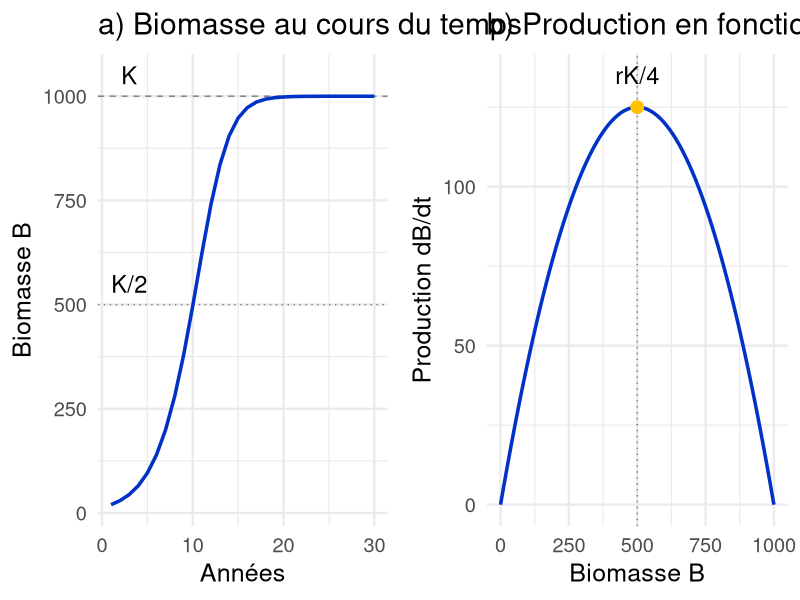
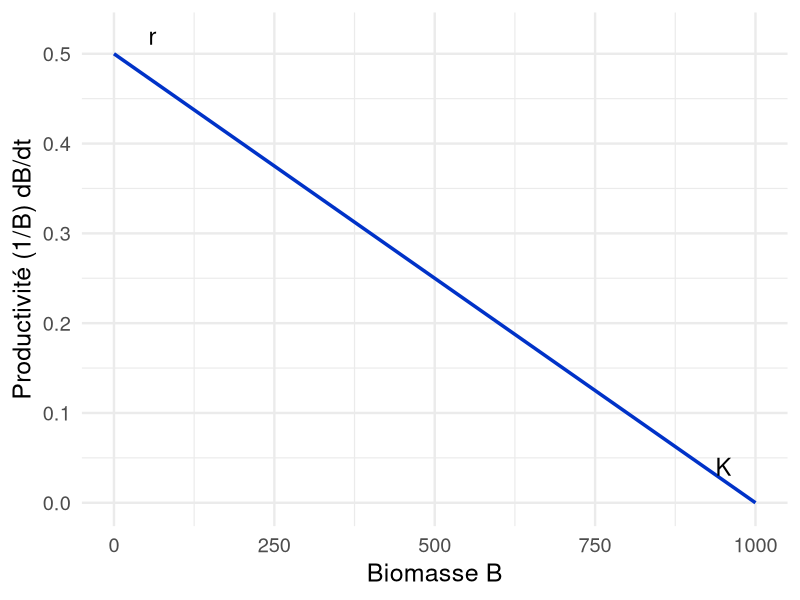
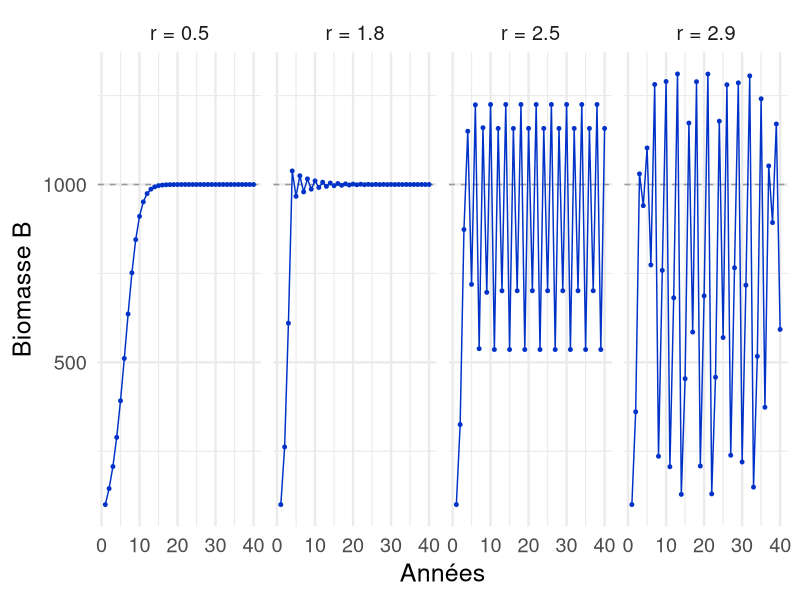
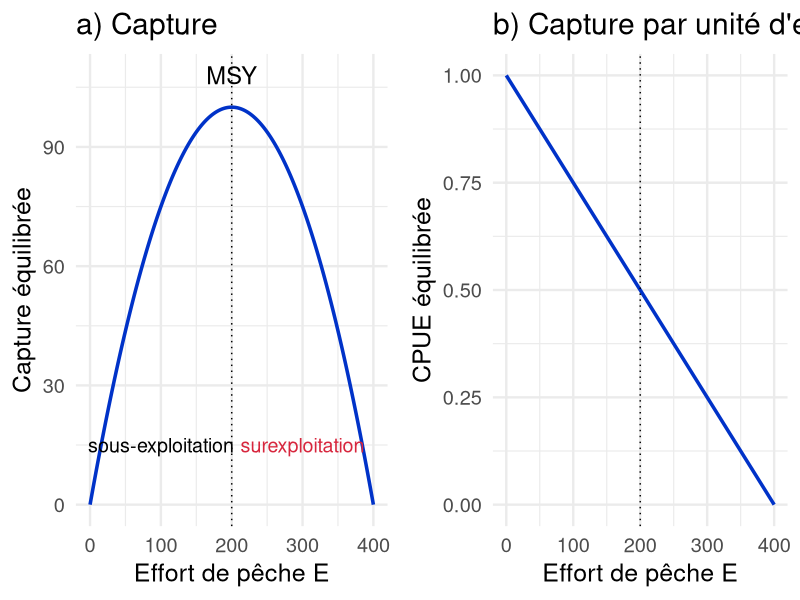
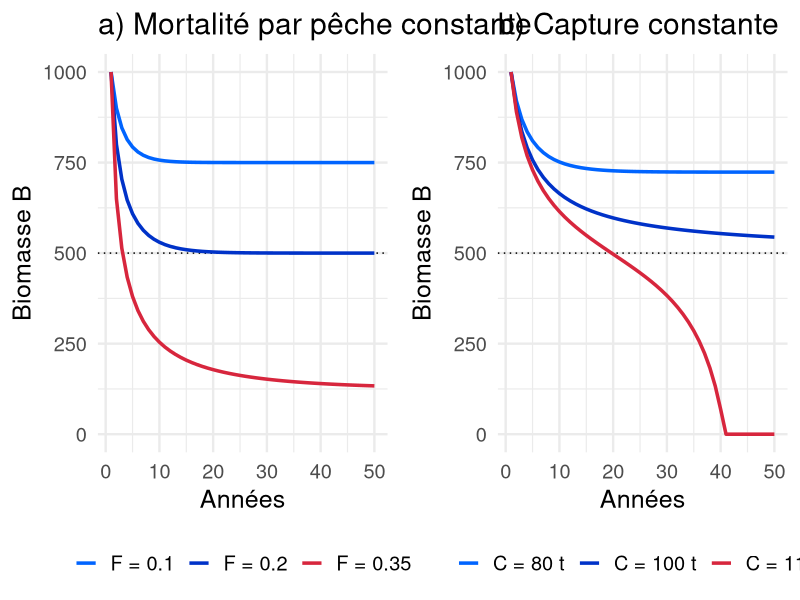
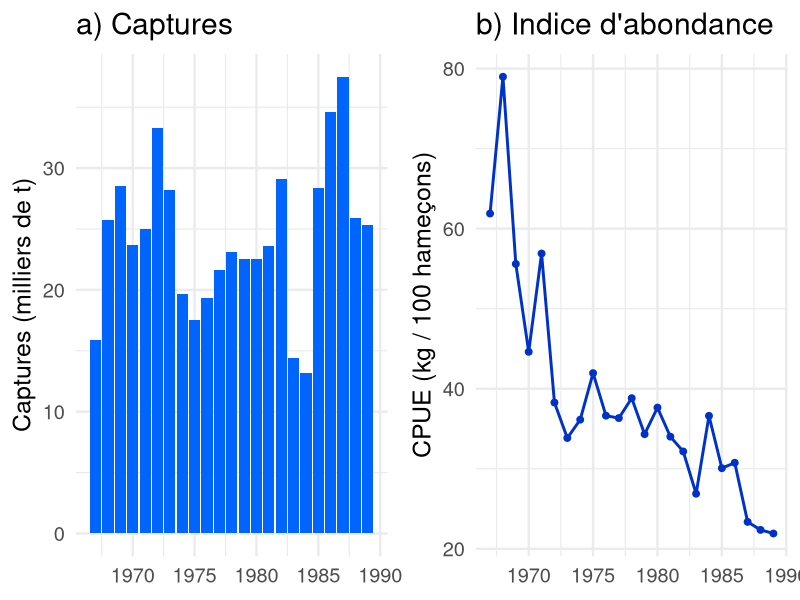
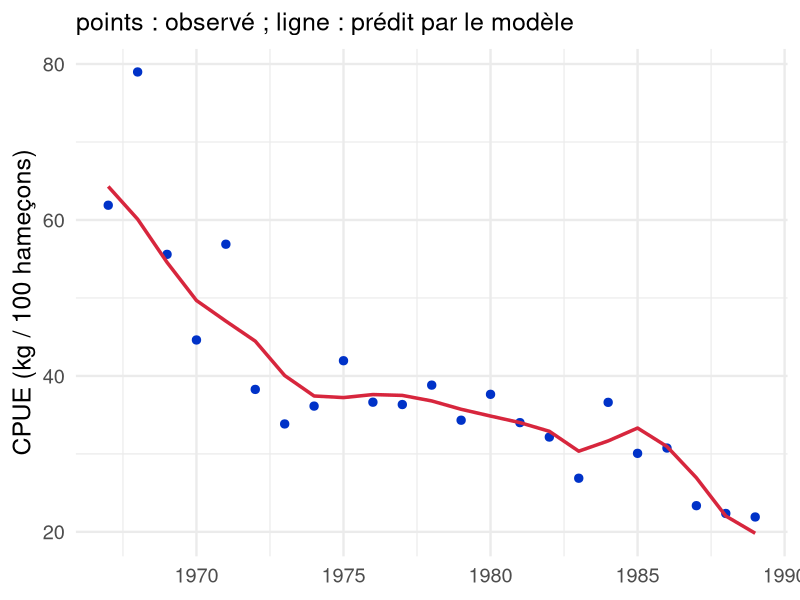
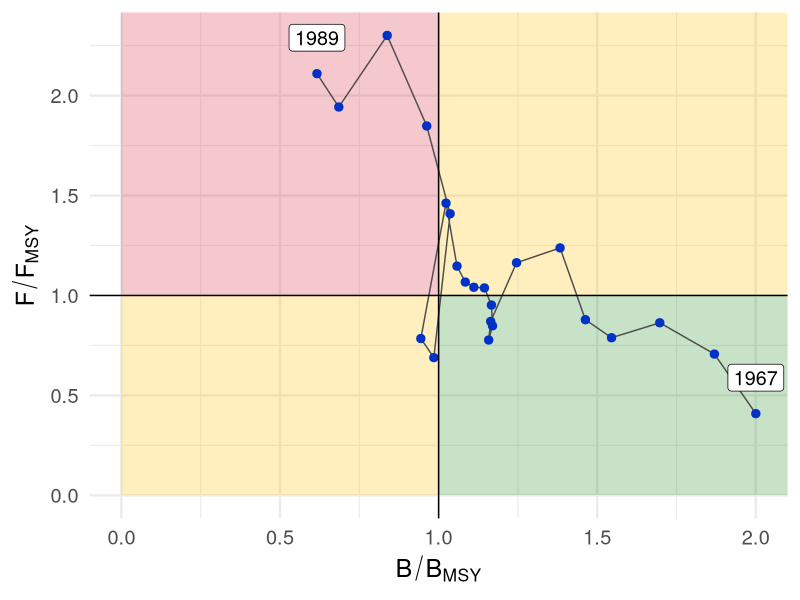

Reproduce these figures in R, in order.
## ---- chunk 1
#| label: setup
library(ggplot2)

ifr_bleu_fonce <- "#0032C8"
ifr_bleu <- "#0064FF"
ifr_jaune <- "#FFC000"
ifr_rouge <- "#D7263D"
theme_set(theme_minimal(base_size = 18))

# Simulation du modèle de Schaefer discret, à capture constante (C)
# ou à mortalité par pêche constante (F)
schaefer_sim <- function(r, K, B0, C = 0, F = NULL, n = 50) {
  B <- numeric(n)
  B[1] <- B0
  for (t in 1:(n - 1)) {
    Y <- if (is.null(F)) C else F * B[t]
    B[t + 1] <- max(B[t] + r * B[t] * (1 - B[t] / K) - Y, 0)
  }
  data.frame(annee = 1:n, B = B)
}

# Germon de l'Atlantique Sud (Polacheck et al. 1993)
# captures en milliers de tonnes, CPUE en kg pour 100 hameçons
germon <- data.frame(
  annee = 1967:1989,
  capture = c(15.9, 25.7, 28.5, 23.7, 25.0, 33.3, 28.2, 19.7, 17.5, 19.3,
              21.6, 23.1, 22.5, 22.5, 23.6, 29.1, 14.4, 13.2, 28.4, 34.6,
              37.5, 25.9, 25.3),
  pue = c(61.89, 78.98, 55.59, 44.61, 56.89, 38.27, 33.84, 36.13, 41.95,
          36.63, 36.33, 38.82, 34.32, 37.64, 34.01, 32.16, 26.88, 36.61,
          30.07, 30.75, 23.36, 22.36, 21.91)
)

# Somme des carrés des résidus (en log) entre CPUE observée et prédite
# Hypothèse : le stock est vierge en 1967 (B1 = K)
sce_schaefer <- function(par, data, detail = FALSE) {
  r <- exp(par[1]); K <- exp(par[2]); q <- exp(par[3])
  n <- nrow(data)
  B <- numeric(n)
  B[1] <- K
  for (t in 1:(n - 1)) {
    B[t + 1] <- max(B[t] + r * B[t] * (1 - B[t] / K) - data$capture[t], 1e-3)
  }
  res <- log(data$pue) - log(q * B)
  if (detail) return(list(r = r, K = K, q = q, B = B, pue_pred = q * B))
  sum(res^2)
}
ajust <- optim(log(c(0.3, 250, 0.25)), sce_schaefer, data = germon,
               control = list(maxit = 5000))
ajust <- optim(ajust$par, sce_schaefer, data = germon, method = "BFGS")
fit <- sce_schaefer(ajust$par, germon, detail = TRUE)
msy <- fit$r * fit$K / 4
bmsy <- fit$K / 2
fmsy <- fit$r / 2
## ---- chunk 2
#| label: g-logistique
#| fig-width: 12
#| fig-height: 4.6
r0 <- 0.5; K0 <- 1000
traj <- schaefer_sim(r0, K0, 20, n = 30)
p1 <- ggplot(traj, aes(annee, B)) +
  geom_hline(yintercept = c(K0, K0 / 2), linetype = c("dashed", "dotted"), colour = "grey50") +
  geom_line(colour = ifr_bleu_fonce, linewidth = 1.2) +
  annotate("text", x = 3, y = K0 * 1.05, label = "K", size = 6) +
  annotate("text", x = 3, y = K0 / 2 * 1.1, label = "K/2", size = 6) +
  labs(x = "Années", y = "Biomasse B", title = "a) Biomasse au cours du temps")
prod <- data.frame(B = seq(0, K0, length.out = 200))
prod$P <- r0 * prod$B * (1 - prod$B / K0)
p2 <- ggplot(prod, aes(B, P)) +
  geom_line(colour = ifr_bleu_fonce, linewidth = 1.2) +
  geom_vline(xintercept = K0 / 2, linetype = "dotted", colour = "grey50") +
  annotate("point", x = K0 / 2, y = r0 * K0 / 4, size = 4, colour = ifr_jaune) +
  annotate("text", x = K0 / 2, y = r0 * K0 / 4 * 1.08, label = "rK/4", size = 6) +
  labs(x = "Biomasse B", y = "Production dB/dt", title = "b) Production en fonction de B")
grid::grid.newpage()
grid::pushViewport(grid::viewport(layout = grid::grid.layout(1, 2)))
print(p1, vp = grid::viewport(layout.pos.row = 1, layout.pos.col = 1))
print(p2, vp = grid::viewport(layout.pos.row = 1, layout.pos.col = 2))
## ---- chunk 3
#| label: g-productivite
#| fig-width: 6
#| fig-height: 4.8
prod$prodind <- r0 * (1 - prod$B / K0)
ggplot(prod, aes(B, prodind)) +
  geom_line(colour = ifr_bleu_fonce, linewidth = 1.2) +
  annotate("text", x = 60, y = r0 * 1.04, label = "r", size = 6) +
  annotate("text", x = K0 * 0.95, y = 0.04, label = "K", size = 6) +
  labs(x = "Biomasse B", y = "Productivité (1/B) dB/dt")
## ---- chunk 4
#| label: g-chaos
#| fig-width: 12
#| fig-height: 4.8
d_chaos <- do.call(rbind, lapply(c(0.5, 1.8, 2.5, 2.9), function(rr)
  cbind(schaefer_sim(rr, 1000, 100, n = 40), r = paste("r =", rr))))
ggplot(d_chaos, aes(annee, B)) +
  geom_hline(yintercept = 1000, linetype = "dashed", colour = "grey60") +
  geom_line(colour = ifr_bleu_fonce) +
  geom_point(colour = ifr_bleu_fonce, size = 1) +
  facet_wrap(~ r, nrow = 1) +
  labs(x = "Années", y = "Biomasse B")
## ---- chunk 5
#| label: g-equilibre
#| fig-width: 12
#| fig-height: 4.8
r0 <- 0.4; K0 <- 1000; q0 <- 0.001
eq <- data.frame(E = seq(0, r0 / q0, length.out = 200))
eq$F <- q0 * eq$E
eq$B <- K0 * (1 - eq$F / r0)
eq$C <- eq$F * eq$B
eq$U <- q0 * eq$B
emsy <- r0 / (2 * q0)
p1 <- ggplot(eq, aes(E, C)) +
  geom_line(colour = ifr_bleu_fonce, linewidth = 1.2) +
  geom_vline(xintercept = emsy, linetype = "dotted") +
  annotate("text", x = emsy, y = r0 * K0 / 4 * 1.08, label = "MSY", size = 6) +
  annotate("text", x = emsy * 0.5, y = 15, label = "sous-exploitation", size = 5) +
  annotate("text", x = emsy * 1.5, y = 15, label = "surexploitation", size = 5, colour = ifr_rouge) +
  labs(x = "Effort de pêche E", y = "Capture équilibrée", title = "a) Capture")
p2 <- ggplot(eq, aes(E, U)) +
  geom_line(colour = ifr_bleu_fonce, linewidth = 1.2) +
  geom_vline(xintercept = emsy, linetype = "dotted") +
  labs(x = "Effort de pêche E", y = "CPUE équilibrée", title = "b) Capture par unité d'effort")
grid::grid.newpage()
grid::pushViewport(grid::viewport(layout = grid::grid.layout(1, 2)))
print(p1, vp = grid::viewport(layout.pos.row = 1, layout.pos.col = 1))
print(p2, vp = grid::viewport(layout.pos.row = 1, layout.pos.col = 2))
## ---- chunk 6
#| label: g-scenarios
#| fig-width: 12
#| fig-height: 4.6
r0 <- 0.4; K0 <- 1000
dF <- do.call(rbind, lapply(c(0.1, 0.2, 0.35), function(f)
  cbind(schaefer_sim(r0, K0, K0, F = f), scen = paste0("F = ", f))))
dC <- do.call(rbind, lapply(c(80, 100, 110), function(cc)
  cbind(schaefer_sim(r0, K0, K0, C = cc), scen = paste0("C = ", cc, " t"))))
dC$scen <- factor(dC$scen, levels = paste0("C = ", c(80, 100, 110), " t"))
p1 <- ggplot(dF, aes(annee, B, colour = scen)) +
  geom_hline(yintercept = K0 / 2, linetype = "dotted") +
  geom_line(linewidth = 1.2) +
  scale_colour_manual(values = c(ifr_bleu, ifr_bleu_fonce, ifr_rouge)) +
  ylim(0, K0) +
  labs(x = "Années", y = "Biomasse B", colour = NULL,
       title = "a) Mortalité par pêche constante") +
  theme(legend.position = "bottom")
p2 <- ggplot(dC, aes(annee, B, colour = scen)) +
  geom_hline(yintercept = K0 / 2, linetype = "dotted") +
  geom_line(linewidth = 1.2) +
  scale_colour_manual(values = c(ifr_bleu, ifr_bleu_fonce, ifr_rouge)) +
  ylim(0, K0) +
  labs(x = "Années", y = "Biomasse B", colour = NULL,
       title = "b) Capture constante") +
  theme(legend.position = "bottom")
grid::grid.newpage()
grid::pushViewport(grid::viewport(layout = grid::grid.layout(1, 2)))
print(p1, vp = grid::viewport(layout.pos.row = 1, layout.pos.col = 1))
print(p2, vp = grid::viewport(layout.pos.row = 1, layout.pos.col = 2))
## ---- chunk 7
#| label: g-germon-donnees
#| fig-width: 12
#| fig-height: 4.6
p1 <- ggplot(germon, aes(annee, capture)) +
  geom_col(fill = ifr_bleu) +
  labs(x = NULL, y = "Captures (milliers de t)", title = "a) Captures")
p2 <- ggplot(germon, aes(annee, pue)) +
  geom_line(colour = ifr_bleu_fonce, linewidth = 1) +
  geom_point(colour = ifr_bleu_fonce, size = 2) +
  labs(x = NULL, y = "CPUE (kg / 100 hameçons)", title = "b) Indice d'abondance")
grid::grid.newpage()
grid::pushViewport(grid::viewport(layout = grid::grid.layout(1, 2)))
print(p1, vp = grid::viewport(layout.pos.row = 1, layout.pos.col = 1))
print(p2, vp = grid::viewport(layout.pos.row = 1, layout.pos.col = 2))
## ---- chunk 8
#| label: g-germon-ajust
#| fig-width: 7
#| fig-height: 5
res <- data.frame(annee = germon$annee, obs = germon$pue, pred = fit$pue_pred)
ggplot(res, aes(annee)) +
  geom_point(aes(y = obs), colour = ifr_bleu_fonce, size = 2.5) +
  geom_line(aes(y = pred), colour = ifr_rouge, linewidth = 1.2) +
  labs(x = NULL, y = "CPUE (kg / 100 hameçons)",
       subtitle = "points : observé ; ligne : prédit par le modèle")
## ---- chunk 9
#| label: tab-germon
tab <- data.frame(
  Paramètre = c("r", "K (kt)", "q", "MSY (kt)", "B[MSY] (kt)", "F[MSY]"),
  Estimation = as.character(c(round(fit$r, 2), round(fit$K), signif(fit$q, 2),
                 round(msy, 1), round(bmsy), round(fmsy, 2)))
)
tab$Paramètre <- c("r", "K (kt)", "q", "MSY (kt)", "B~MSY~ (kt)", "F~MSY~")
knitr::kable(tab)
## ---- chunk 10
#| label: g-kobe
#| fig-width: 7
#| fig-height: 5.2
kobe <- data.frame(annee = germon$annee,
                   BB = fit$B / bmsy,
                   FF = (germon$capture / fit$B) / fmsy)
ggplot(kobe, aes(BB, FF)) +
  annotate("rect", xmin = 0, xmax = 1, ymin = 1, ymax = Inf, fill = ifr_rouge, alpha = 0.25) +
  annotate("rect", xmin = 1, xmax = Inf, ymin = 0, ymax = 1, fill = "forestgreen", alpha = 0.25) +
  annotate("rect", xmin = 0, xmax = 1, ymin = 0, ymax = 1, fill = ifr_jaune, alpha = 0.25) +
  annotate("rect", xmin = 1, xmax = Inf, ymin = 1, ymax = Inf, fill = ifr_jaune, alpha = 0.25) +
  geom_path(colour = "grey30") +
  geom_point(colour = ifr_bleu_fonce, size = 2.5) +
  geom_vline(xintercept = 1) + geom_hline(yintercept = 1) +
  geom_label(data = kobe[c(1, nrow(kobe)), ], aes(label = annee),
             nudge_y = 0.18, size = 5) +
  labs(x = expression(B / B[MSY]), y = expression(F / F[MSY]))
## ---- chunk 11
#| label: g-formes
#| fig-width: 7
#| fig-height: 5
K0 <- 1000
B <- seq(1, K0, length.out = 300)
pt <- function(B, r, K, m) r / (m - 1) * B * (1 - (B / K)^(m - 1))
formes <- rbind(
  data.frame(B = B, P = 0.4 * B * (1 - B / K0), modele = "Schaefer (m = 2)"),
  data.frame(B = B, P = 0.4 * B * (1 - log(B) / log(K0)) * log(K0) / exp(1) / 2.5,
             modele = "Fox (m → 1)"),
  data.frame(B = B, P = pt(B, 0.4, K0, 4) * 0.55, modele = "Pella-Tomlinson (m = 4)")
)
ggplot(formes, aes(B / K0, P, colour = modele)) +
  geom_line(linewidth = 1.2) +
  scale_colour_manual(values = c(ifr_rouge, ifr_jaune, ifr_bleu_fonce)) +
  labs(x = "B / K", y = "Production (unité arbitraire)", colour = NULL) +
  theme(legend.position = "bottom", legend.direction = "vertical")
